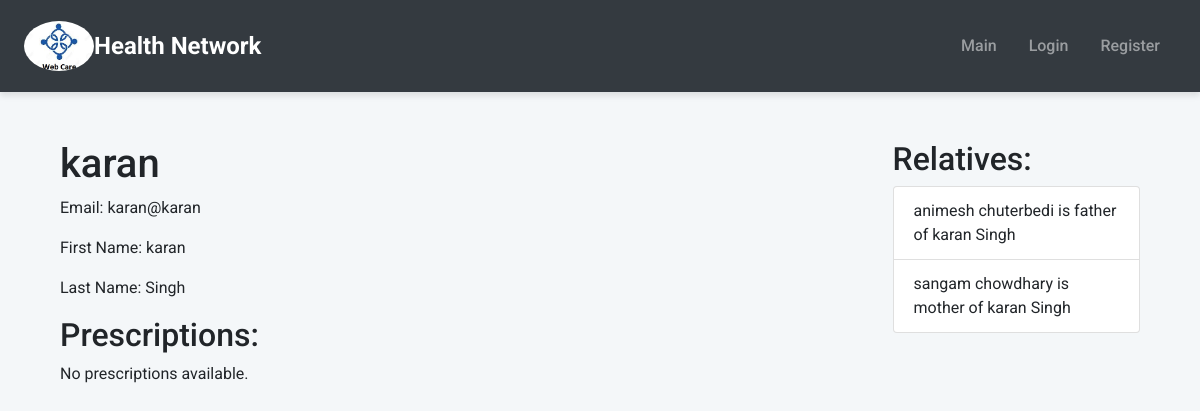
Screenshot of /patient_detail/2 with the database file from the repository.
### app.py (models this page shows)
class User(UserMixin, db.Model):
    id = db.Column(db.Integer, primary_key=True)
    username = db.Column(db.String(80), unique=True, nullable=False)
    email = db.Column(db.String(120), unique=True, nullable=False)
    fname = db.Column(db.String(120), nullable=False)
    lname = db.Column(db.String(120), nullable=False)
    user_type = db.Column(db.String(20), nullable=False)
    password = db.Column(db.String(120), nullable=False)

class PatientParentRelation(db.Model):
    id = db.Column(db.Integer, primary_key=True)
    patient_id = db.Column(db.Integer, db.ForeignKey('user.id'), nullable=False)
    parent_id = db.Column(db.Integer, db.ForeignKey('user.id'), nullable=False)
    relation_type = db.Column(db.String(50), nullable=False)

### app.py (the view, shortened to what this page needs)
@app.route("/patient_detail/<int:id>", methods=["GET", "POST"])
def patient_detail(id):
    patient = User.query.get(id)
    prescriptions = db.session.query(Prescription, User.username).join(User, Prescription.doctor_id == User.id).filter(Prescription.patient_id == id).all()
    child_relations = db.session.query(PatientParentRelation, User.username,User.fname,User.lname).join(User, PatientParentRelation.parent_id == User.id).filter(PatientParentRelation.patient_id == id).all()
    parent_relations = db.session.query(PatientParentRelation, User.username,User.fname,User.lname).join(User, PatientParentRelation.patient_id == User.id).filter(PatientParentRelation.parent_id == id).all()
    for child in child_relations:
        print(child)
    return render_template("patient_detail.html", patient=patient,prescriptions=prescriptions,child_relations=child_relations,parent_relations=parent_relations)

### templates/patient_detail.html (shortened to what this page needs)
{% extends 'main.html' %}
{% block body %}
<div class="container-fluid">
    <div class="row">
        <div class="col-md-9">
            <h1>{{ patient.username }}</h1>
            <p>Email: {{ patient.email }}</p>
            <p>First Name: {{ patient.fname }}</p>
            <p>Last Name: {{ patient.lname }}</p>
            <h2>Prescriptions:</h2>
            {% if prescriptions %}
                <ul>
                    {% for prescription, doctor_username in prescriptions %}
                        <li>
                            <strong>Prescribed by:</strong> {{ doctor_username }}<br>
                            <strong>Date:</strong> {{ prescription.created_at.strftime('%Y-%m-%d') }}<br>
                            <strong>Prescription:</strong><br>
                            {{ prescription.prescription_text }}
                        </li>
                    {% endfor %}
                </ul>
            {% else %}
                <p>No prescriptions available.</p>
            {% endif %}
        </div>
        <div class="col-md-3">
            <h2>Relatives:</h2>
            {% if child_relations or parent_relations %}
                <ul class="list-group">
                    {% for relation, parent_username, parent_fname, parent_lname in parent_relations %}
                        <li class="list-group-item d-flex justify-content-between align-items-center">
                            <span>{{ parent_fname }} {{ parent_lname }} is {{ relation.relation_type }} of {{ patient.fname }} {{ patient.lname }}</span>
                        </li>
                    {% endfor %}
                </ul>
            {% else %}
                <p>No relatives available.</p>
            {% endif %}
        </div>
    </div>
</div>
{% endblock body %}

### templates/main.html (shortened to what this page needs)
<!DOCTYPE html>
<html lang="en">
<head>
    <link href="https://stackpath.bootstrapcdn.com/bootstrap/4.5.2/css/bootstrap.min.css" rel="stylesheet">
    <link rel="stylesheet" href="/static/css/styles.css">
</head>
<body>
<nav class="navbar navbar-expand-lg navbar-dark bg-dark">
    <a class="navbar-brand" href="#">
        <img src="{{ url_for('static', filename='logo.jpg') }}" alt="Logo" class="navbar-logo"> Health Network
    </a>
    <div class="collapse navbar-collapse" id="navbarNav">
        <ul class="navbar-nav ml-auto">
            <li class="nav-item">
                <a class="nav-link" href="/main">Main</a>
            </li>
            {% if current_user.is_authenticated %}
                <li class="nav-item">
                    <a class="nav-link">{{current_user.username}}</a>
                </li>
                {% if current_user.user_type == "patient" %}
                    <li class="nav-item">
                        <a class="nav-link" href="/patient_detail/{{current_user.id}}">Profile</a>
                    </li>
                    <li class="nav-item">
                        <a class="nav-link" href="/doctors">Doctors</a>
                    </li>
                {% endif %}
                {% if current_user.user_type == "doctor" %}
                    <li class="nav-item">
                        <a class="nav-link" href="/patients">Patients</a>
                    </li>
                {% endif %}
                <li class="nav-item">
                    <a class="nav-link" href="/logout">Logout</a>
                </li>
            {% else %}
                <li class="nav-item">
                    <a class="nav-link" href="/login">Login</a>
                </li>
                <li class="nav-item">
                    <a class="nav-link" href="/register">Register</a>
                </li>
            {% endif %}
        </ul>
    </div>
</nav>
<div class="container mt-5">
    {% block body %}{% endblock body %}
</div>
</body>
</html>

### static/css/styles.css (style rules this page uses)
body { font-family: 'Roboto', sans-serif; background-color: #f4f7f9; margin: 0; padding: 0; }
.navbar { padding: 1rem 1.5rem; box-shadow: 0 4px 6px rgba(0, 0, 0, 0.1); }
.navbar-brand { font-size: 1.5rem; font-weight: bold; display: flex; align-items: center; }
.navbar-logo { height: 50px; width: 70px; vertical-align: middle; border-radius: 100% / 100%; object-fit: cover; }
.navbar-nav .nav-item .nav-link { font-size: 1rem; font-weight: 500; padding: 0.5rem 1rem; transition: background-color 0.3s, color 0.3s; }

### rows the page displays
User: username "karan", email "karan@karan", fname "karan", lname "Singh"
PatientParentRelation: fname "animesh", lname "chuterbedi", relation_type "father"
PatientParentRelation: fname "sangam", lname "chowdhary", relation_type "mother"
